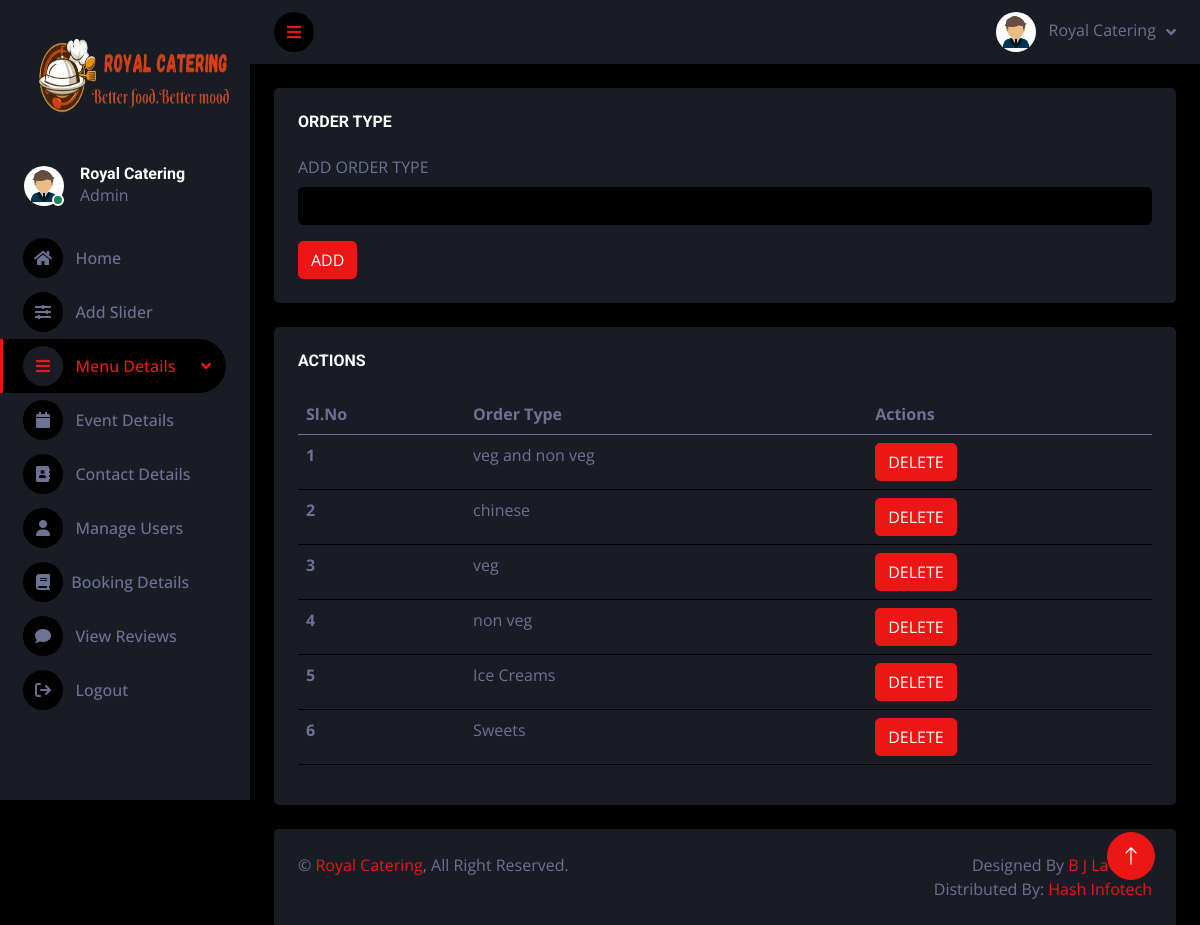
Screenshot of /admin/order.php (signed in) with the database file from the repository.
### tables this page shows
CREATE TABLE `ordertype` (
  `id` int(20) NOT NULL,
  `ordert` varchar(50) NOT NULL
);

### admin/order.php (the view, shortened to what this page needs)
<?php
if(isset($_SESSION['royaladmin']))
{
?>
<!DOCTYPE html>
<html lang="en">
<head>
   <link rel="stylesheet" href="https://cdnjs.cloudflare.com/ajax/libs/font-awesome/6.5.1/css/all.min.css" />
    <link href="https://cdnjs.cloudflare.com/ajax/libs/font-awesome/5.10.0/css/all.min.css" rel="stylesheet">
    <link href="https://cdn.jsdelivr.net/npm/bootstrap-icons@1.4.1/font/bootstrap-icons.css" rel="stylesheet">
    <link href="lib/owlcarousel/assets/owl.carousel.min.css" rel="stylesheet">
    <link href="lib/tempusdominus/css/tempusdominus-bootstrap-4.min.css" rel="stylesheet" />
    <link href="css/bootstrap.min.css" rel="stylesheet">
    <link href="css/style.css" rel="stylesheet">
</head>
<body>
    <div class="container-fluid position-relative d-flex p-0">
        <div class="sidebar pe-4 pb-3">
            <nav class="navbar bg-secondary navbar-dark">
                <a href="index.html" class="navbar-brand mx-4 mb-3">
                    <img src="logoroyal4.png" alt="logo" width="220px;" height="130px">
                </a>
                <div class="d-flex align-items-center ms-4 mb-4">
                    <div class="position-relative">
                        <img class="rounded-circle" src="adminlogo.jpg" alt="" style="width: 40px; height: 40px;">
                        <div class="bg-success rounded-circle border border-2 border-white position-absolute end-0 bottom-0 p-1"></div>
                    </div>
                    <div class="ms-3">
                        <h6 class="mb-0">Royal Catering</h6>
                        <span>Admin</span>
                    </div>
                </div>
                <div class="navbar-nav w-100">
                    <a href="home.php" class="nav-item nav-link "><i class="fa fa-home"></i>&nbsp;&nbsp;&nbsp;Home</a>
					<a href="addslider.php" class="nav-item nav-link "><i class="fa fa-sliders" aria-hidden="true"></i>&nbsp;&nbsp;&nbsp;Add Slider</a>
                    <div class="nav-item dropdown">
                        <a href="#" class="nav-link dropdown-toggle active" data-bs-toggle="dropdown"><i class="fa fa-bars"></i>&nbsp;&nbsp;&nbsp;Menu Details</a>
                    </div>
					<a href="events.php" class="nav-item nav-link"><i class="fa fa-calendar"></i>&nbsp;&nbsp;&nbsp;Event Details</a>
					<a href="contactdetails.php" class="nav-item nav-link"><i class="fa fa-address-book"></i>&nbsp;&nbsp;&nbsp;Contact Details</a>
					<a href="manageusers.php" class="nav-item nav-link "><i class="fa-solid fa-user"></i>&nbsp;&nbsp;&nbsp;Manage Users</a>
					<a href="viewbooking.php" class="nav-item nav-link"><i class="fa-solid fa-book"></i>&nbsp;&nbsp;Booking Details</a>
                    <a href="viewreviews.php" class="nav-item nav-link"><i class="fa fa-comment"></i>&nbsp;&nbsp;&nbsp;View Reviews</a>
                    <a href="logout.php" class="nav-item nav-link"><i class="fa fa-sign-out"></i>&nbsp;&nbsp;&nbsp;Logout</a>
                </div>
            </nav>
        </div>
        <div class="content">
            <nav class="navbar navbar-expand bg-secondary navbar-dark sticky-top px-4 py-0">
                <a href="#" class="sidebar-toggler flex-shrink-0">
                    <i class="fa fa-bars"></i>
                </a>
                <div class="navbar-nav align-items-center ms-auto">
                    <div class="nav-item dropdown">
                        <a href="#" class="nav-link dropdown-toggle" data-bs-toggle="dropdown">
                            <img class="rounded-circle me-lg-2" src="adminlogo.jpg" alt="" style="width: 40px; height: 40px;">
                            <span class="d-none d-lg-inline-flex">Royal Catering</span>
                        </a>
                    </div>
                </div>
            </nav>
            <div class="container-fluid pt-4 px-4">
                <div class="row g-4">
                    <div class="col-sm-12 col-xl-12">
                        <div class="bg-secondary rounded h-100 p-4">
                            <h6 class="mb-4">ORDER TYPE</h6>
                            <form method="post" action="#">
                                <div class="mb-3">
                                    <label for="exampleInputPassword1" class="form-label">ADD ORDER TYPE</label>
                                    <input type="text"  name="ordert" class="form-control" id="exampleInputPassword1">
                                </div>
                                <button type="submit" name="add" class="btn btn-primary">ADD</button>
                            </form>
                        </div>
                    </div>
                    <div class="col-sm-12 col-xl-12">
                        <div class="bg-secondary rounded h-100 p-4">
                            <h6 class="mb-4">ACTIONS</h6>
                            <table class="table table-hover">
                                <thead>
                                    <tr>
                                        <th scope="col">Sl.No</th>
                                        <th scope="col">Order Type</th>
                                        <th scope="col">Actions</th>
                                    </tr>
                                </thead>
                                <tbody>
								<?php
								include 'config.php';
								$sql1 = "select * from ordertype";
								$result1 = mysqli_query($con,$sql1);
								$num1=mysqlI_num_rows($result1);
								$sl=0;
								if($num1 > 0)
								{
								while($row1 = mysqli_fetch_array($result1))
								{
								$sl+=1;
								$ordert=$row1['ordert'];
	?>
                                    <tr>
                                        <th scope="row"><?php echo $sl; ?></th>
                                        <td><?php echo $ordert; ?></td>
										<td>
										 <form action="#" method="post">
                                        <button type="submit" name="delete" class="btn btn-primary">DELETE</button>
										</form>
										</td>
                                    </tr>
                                     <?php
								}
								}
								?>
                                </tbody>
                            </table>
                        </div>
                    </div>
                </div>
            </div>
            <div class="container-fluid pt-4 px-4">
                <div class="bg-secondary rounded-top p-4">
                    <div class="row">
                        <div class="col-12 col-sm-6 text-center text-sm-start">
                            &copy; <a href="#">Royal Catering</a>, All Right Reserved.
                        </div>
                        <div class="col-12 col-sm-6 text-center text-sm-end">
                            Designed By <a href="https://htmlcodex.com">B J Lavanya</a>
                            <br>Distributed By: <a href="https://themewagon.com" target="_blank">Hash Infotech</a>
                        </div>
                    </div>
                </div>
            </div>
        </div>
        <a href="#" class="btn btn-lg btn-primary btn-lg-square back-to-top"><i class="bi bi-arrow-up"></i></a>
    </div>
</body>
</html>
<?php
}
else
{
	echo"<script>location.href='index.php';</script>";
}
?>

### admin/css/style.css (style rules this page uses)
:root { --primary: #EB1616; --secondary: #191C24; --light: #6C7293; --dark: #000000; }
.back-to-top { position: fixed; display: none; right: 45px; bottom: 45px; z-index: 99; }
.btn { transition: .5s; }
.btn-lg-square { width: 48px; height: 48px; }
.btn-square, .btn-sm-square, .btn-lg-square { padding: 0; display: inline-flex; align-items: center; justify-content: center; font-weight: normal; border-radius: 50px; }
.sidebar { position: fixed; top: 0; left: 0; bottom: 0; width: 250px; height: 100vh; overflow-y: auto; background: var(--secondary); transition: 0.5s; z-index: 999; }
.content { margin-left: 250px; min-height: 100vh; background: var(--dark); transition: 0.5s; }
@media (min-width: 992px) { .sidebar { margin-left: 0; } }
@media (min-width: 992px) { .content { width: calc(100% - 250px); } }
.sidebar .navbar .navbar-nav .nav-link { padding: 7px 20px; color: var(--light); font-weight: 500; border-left: 3px solid var(--secondary); border-radius: 0 30px 30px 0; outline: none; }
.sidebar .navbar .navbar-nav .nav-link:hover, .sidebar .navbar .navbar-nav .nav-link.active { color: var(--primary); background: var(--dark); border-color: var(--primary); }
.sidebar .navbar .navbar-nav .nav-link i { width: 40px; height: 40px; display: inline-flex; align-items: center; justify-content: center; background: var(--dark); border-radius: 40px; }
.sidebar .navbar .navbar-nav .nav-link:hover i, .sidebar .navbar .navbar-nav .nav-link.active i { background: var(--secondary); }
.sidebar .navbar .dropdown-toggle::after { position: absolute; top: 15px; right: 15px; border: none; content: "\f107"; font-family: "Font Awesome 5 Free"; font-weight: 900; transition: .5s; }
.content .navbar .navbar-nav .nav-link { margin-left: 25px; padding: 12px 0; color: var(--light); outline: none; }
.content .navbar .sidebar-toggler, .content .navbar .navbar-nav .nav-link i { width: 40px; height: 40px; display: inline-flex; align-items: center; justify-content: center; background: var(--dark); border-radius: 40px; }
.content .navbar .dropdown-toggle::after { margin-left: 6px; vertical-align: middle; border: none; content: "\f107"; font-family: "Font Awesome 5 Free"; font-weight: 900; transition: .5s; }

### rows the page displays
ordertype: ordert "veg and non veg"
ordertype: ordert "chinese"
ordertype: ordert "veg"
ordertype: ordert "non veg"
ordertype: ordert "Ice Creams"
ordertype: ordert "Sweets"
